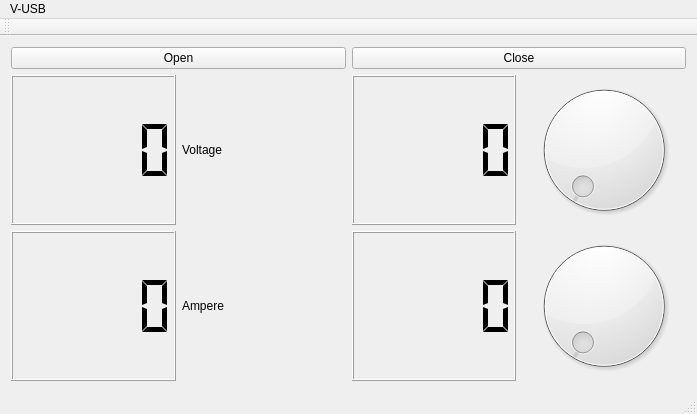
<?xml version="1.0" encoding="UTF-8"?>
<ui version="4.0">
 <class>MainWindow</class>
 <widget class="QMainWindow" name="MainWindow">
  <property name="geometry">
   <rect>
    <x>0</x>
    <y>0</y>
    <width>697</width>
    <height>414</height>
   </rect>
  </property>
  <property name="windowTitle">
   <string>MainWindow</string>
  </property>
  <widget class="QWidget" name="centralWidget">
   <layout class="QGridLayout" name="gridLayout_2">
    <item row="0" column="0">
     <layout class="QHBoxLayout" name="horizontalLayout_6">
      <item>
       <widget class="QPushButton" name="btnopen">
        <property name="text">
         <string>Open</string>
        </property>
       </widget>
      </item>
      <item>
       <widget class="QPushButton" name="btnclose">
        <property name="text">
         <string>Close</string>
        </property>
       </widget>
      </item>
     </layout>
    </item>
    <item row="1" column="0">
     <layout class="QHBoxLayout" name="horizontalLayout_5">
      <item>
       <layout class="QVBoxLayout" name="verticalLayout">
        <item>
         <layout class="QHBoxLayout" name="horizontalLayout_3">
          <item>
           <widget class="QLCDNumber" name="lcdvoltagei">
            <property name="segmentStyle">
             <enum>QLCDNumber::Flat</enum>
            </property>
           </widget>
          </item>
          <item>
           <widget class="QLabel" name="voltage">
            <property name="text">
             <string>Voltage</string>
            </property>
           </widget>
          </item>
         </layout>
        </item>
        <item>
         <layout class="QHBoxLayout" name="horizontalLayout_4">
          <item>
           <widget class="QLCDNumber" name="lcdamperei">
            <property name="segmentStyle">
             <enum>QLCDNumber::Flat</enum>
            </property>
           </widget>
          </item>
          <item>
           <widget class="QLabel" name="ampere">
            <property name="text">
             <string>Ampere</string>
            </property>
           </widget>
          </item>
         </layout>
        </item>
       </layout>
      </item>
      <item>
       <layout class="QGridLayout" name="gridLayout">
        <item row="0" column="0">
         <layout class="QHBoxLayout" name="horizontalLayout_2">
          <item>
           <widget class="QLCDNumber" name="lcdvoltages">
            <property name="smallDecimalPoint">
             <bool>false</bool>
            </property>
            <property name="digitCount">
             <number>5</number>
            </property>
            <property name="mode">
             <enum>QLCDNumber::Dec</enum>
            </property>
            <property name="segmentStyle">
             <enum>QLCDNumber::Flat</enum>
            </property>
           </widget>
          </item>
          <item>
           <widget class="QDial" name="dialvoltage">
            <property name="maximum">
             <number>255</number>
            </property>
           </widget>
          </item>
         </layout>
        </item>
        <item row="1" column="0">
         <layout class="QHBoxLayout" name="horizontalLayout">
          <item>
           <widget class="QLCDNumber" name="lcdamperes">
            <property name="mode">
             <enum>QLCDNumber::Dec</enum>
            </property>
            <property name="segmentStyle">
             <enum>QLCDNumber::Flat</enum>
            </property>
           </widget>
          </item>
          <item>
           <widget class="QDial" name="dialampere">
            <property name="contextMenuPolicy">
             <enum>Qt::DefaultContextMenu</enum>
            </property>
            <property name="maximum">
             <number>255</number>
            </property>
           </widget>
          </item>
         </layout>
        </item>
       </layout>
      </item>
     </layout>
    </item>
   </layout>
  </widget>
  <widget class="QMenuBar" name="menuBar">
   <property name="geometry">
    <rect>
     <x>0</x>
     <y>0</y>
     <width>697</width>
     <height>26</height>
    </rect>
   </property>
   <widget class="QMenu" name="menuV_USB">
    <property name="title">
     <string>V-USB</string>
    </property>
   </widget>
   <addaction name="menuV_USB"/>
  </widget>
  <widget class="QToolBar" name="mainToolBar">
   <attribute name="toolBarArea">
    <enum>TopToolBarArea</enum>
   </attribute>
   <attribute name="toolBarBreak">
    <bool>false</bool>
   </attribute>
  </widget>
  <widget class="QStatusBar" name="statusBar"/>
 </widget>
 <layoutdefault spacing="6" margin="11"/>
 <resources/>
 <connections/>
</ui>
